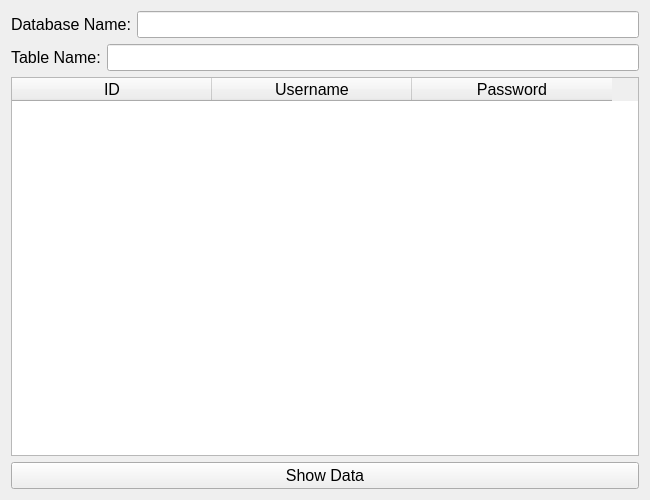
<?xml version="1.0" encoding="UTF-8"?>
<ui version="4.0">
 <class>Form</class>
 <widget class="QWidget" name="Form">
  <property name="geometry">
   <rect>
    <x>0</x>
    <y>0</y>
    <width>650</width>
    <height>500</height>
   </rect>
  </property>
  <property name="windowTitle">
   <string>Form</string>
  </property>
  <layout class="QVBoxLayout" name="verticalLayout">
   <item>
    <layout class="QHBoxLayout" name="horizontalLayout">
     <item>
      <widget class="QLabel" name="label">
       <property name="font">
        <font>
         <pointsize>12</pointsize>
        </font>
       </property>
       <property name="text">
        <string>Database Name:</string>
       </property>
      </widget>
     </item>
     <item>
      <widget class="QLineEdit" name="lineEdit_dbname">
       <property name="font">
        <font>
         <pointsize>12</pointsize>
        </font>
       </property>
      </widget>
     </item>
    </layout>
   </item>
   <item>
    <layout class="QHBoxLayout" name="horizontalLayout_2">
     <item>
      <widget class="QLabel" name="label_2">
       <property name="font">
        <font>
         <pointsize>12</pointsize>
        </font>
       </property>
       <property name="text">
        <string>Table Name:</string>
       </property>
      </widget>
     </item>
     <item>
      <widget class="QLineEdit" name="lineEdit_tblname">
       <property name="font">
        <font>
         <pointsize>12</pointsize>
        </font>
       </property>
      </widget>
     </item>
    </layout>
   </item>
   <item>
    <widget class="QTableWidget" name="tableWidget">
     <property name="font">
      <font>
       <pointsize>12</pointsize>
      </font>
     </property>
     <property name="lineWidth">
      <number>3</number>
     </property>
     <attribute name="horizontalHeaderDefaultSectionSize">
      <number>200</number>
     </attribute>
     <column>
      <property name="text">
       <string>ID</string>
      </property>
     </column>
     <column>
      <property name="text">
       <string>Username</string>
      </property>
     </column>
     <column>
      <property name="text">
       <string>Password</string>
      </property>
     </column>
    </widget>
   </item>
   <item>
    <widget class="QPushButton" name="pushButton">
     <property name="font">
      <font>
       <pointsize>12</pointsize>
      </font>
     </property>
     <property name="text">
      <string>Show Data</string>
     </property>
    </widget>
   </item>
  </layout>
 </widget>
 <resources/>
 <connections/>
</ui>
